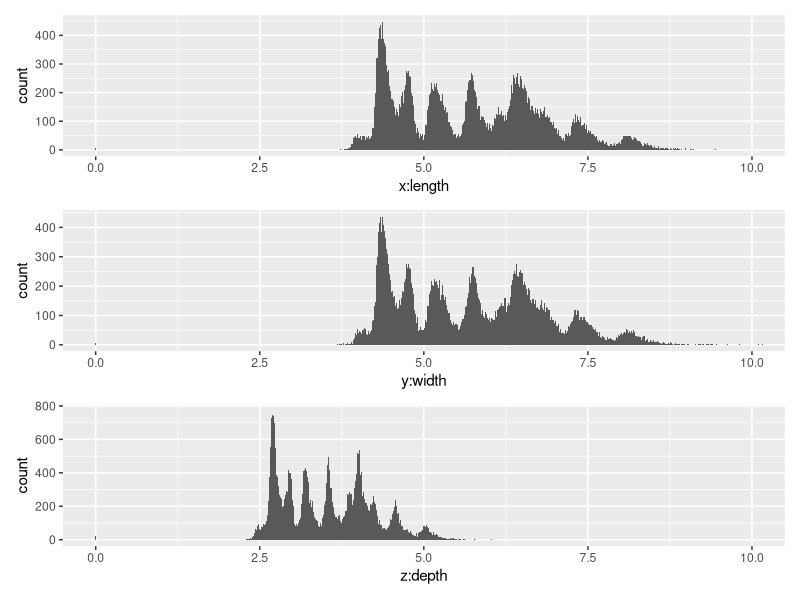
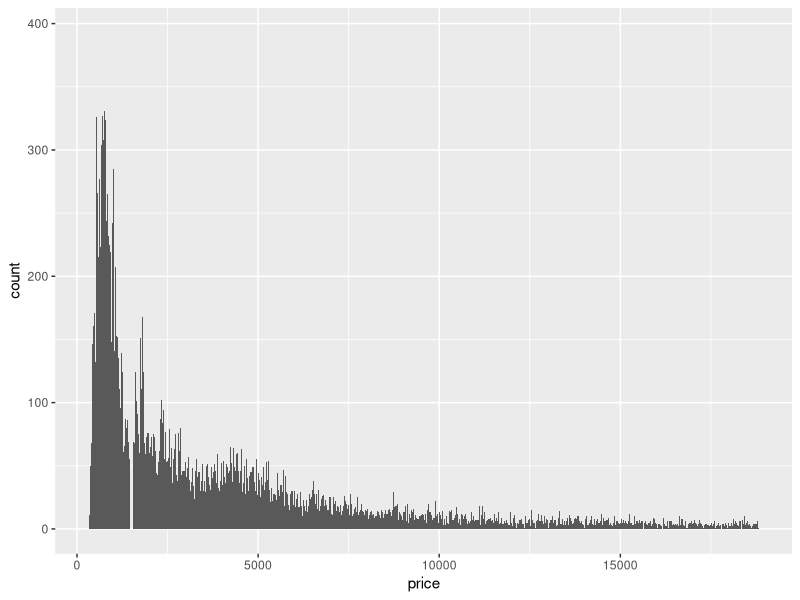
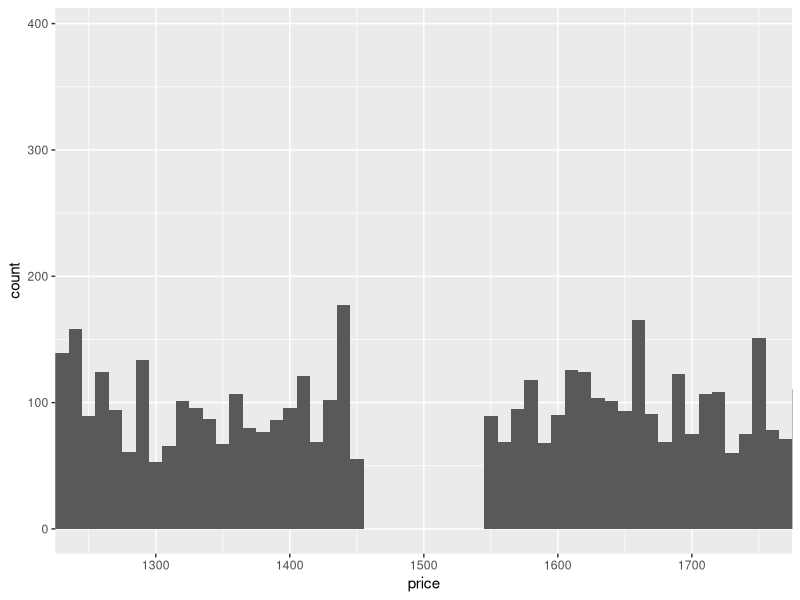
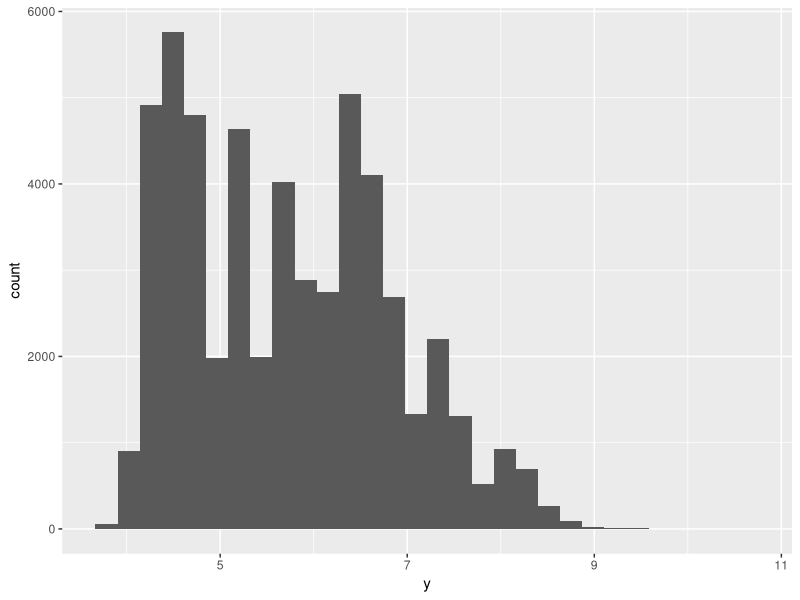
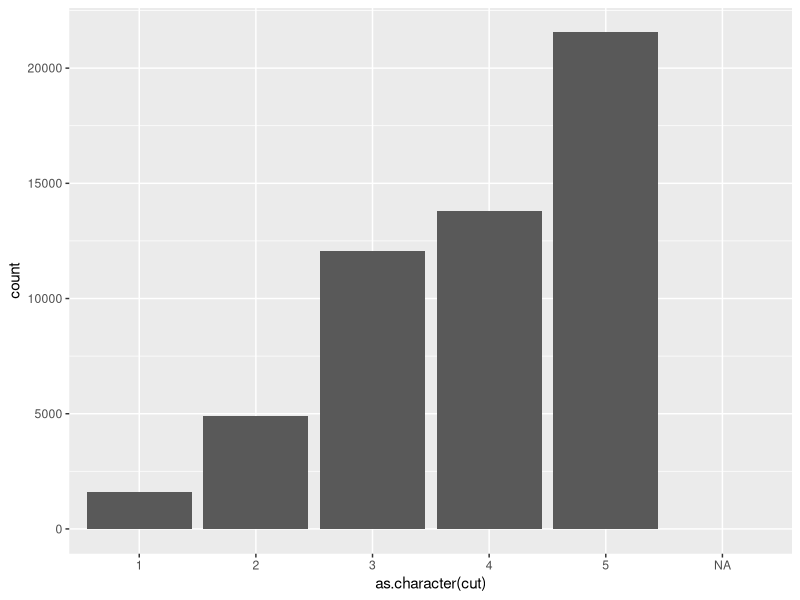

Write R code to recreate these figures, in order.
## ---- chunk 1
knitr::opts_chunk$set(echo = TRUE)
library(tidyverse)
## ---- chunk 2
diamonds %>% select(x,y,z) %>% summary()

x <-
  diamonds %>% ggplot() + geom_histogram(aes(x = x), binwidth = 0.01) + labs(x = 'x:length') + coord_cartesian(xlim = c(0, 10))
y <-
  diamonds %>% ggplot() + geom_histogram(aes(x = y), binwidth = 0.01) + labs(x = 'y:width') + coord_cartesian(xlim = c(0, 10))
z <-
  diamonds %>% ggplot() + geom_histogram(aes(x = z), binwidth = 0.01) + labs(x = 'z:depth') + coord_cartesian(xlim = c(0, 10))

patchwork::wrap_plots(x/y/z) # 把三张图排在一起

# 比较xz和yz，jrnold给了一个简单的方法
summarise(diamonds, mean(x > y), mean(x > z), mean(y > z))
## ---- chunk 3
diamonds %>% ggplot() + geom_histogram(aes(x = price), binwidth = 10)
diamonds %>% ggplot() + geom_histogram(aes(x = price), binwidth = 10) + coord_cartesian(xlim = c(1250, 1750))
## ---- chunk 4
diamonds %>% select(carat,price) %>% filter(carat %in% c(0.99,1)) %>% group_by(carat) %>% summarise(n=n(),mean(price))
## ---- chunk 5
diamonds %>% mutate(y = ifelse(y < 3 | y > 20, NA, y)) %>% ggplot() + geom_histogram(aes(x = y))
diamonds %>% mutate(cut = ifelse(y < 3 | y > 20, NA, cut)) %>% ggplot() + geom_bar(aes(x = as.character(cut)))
